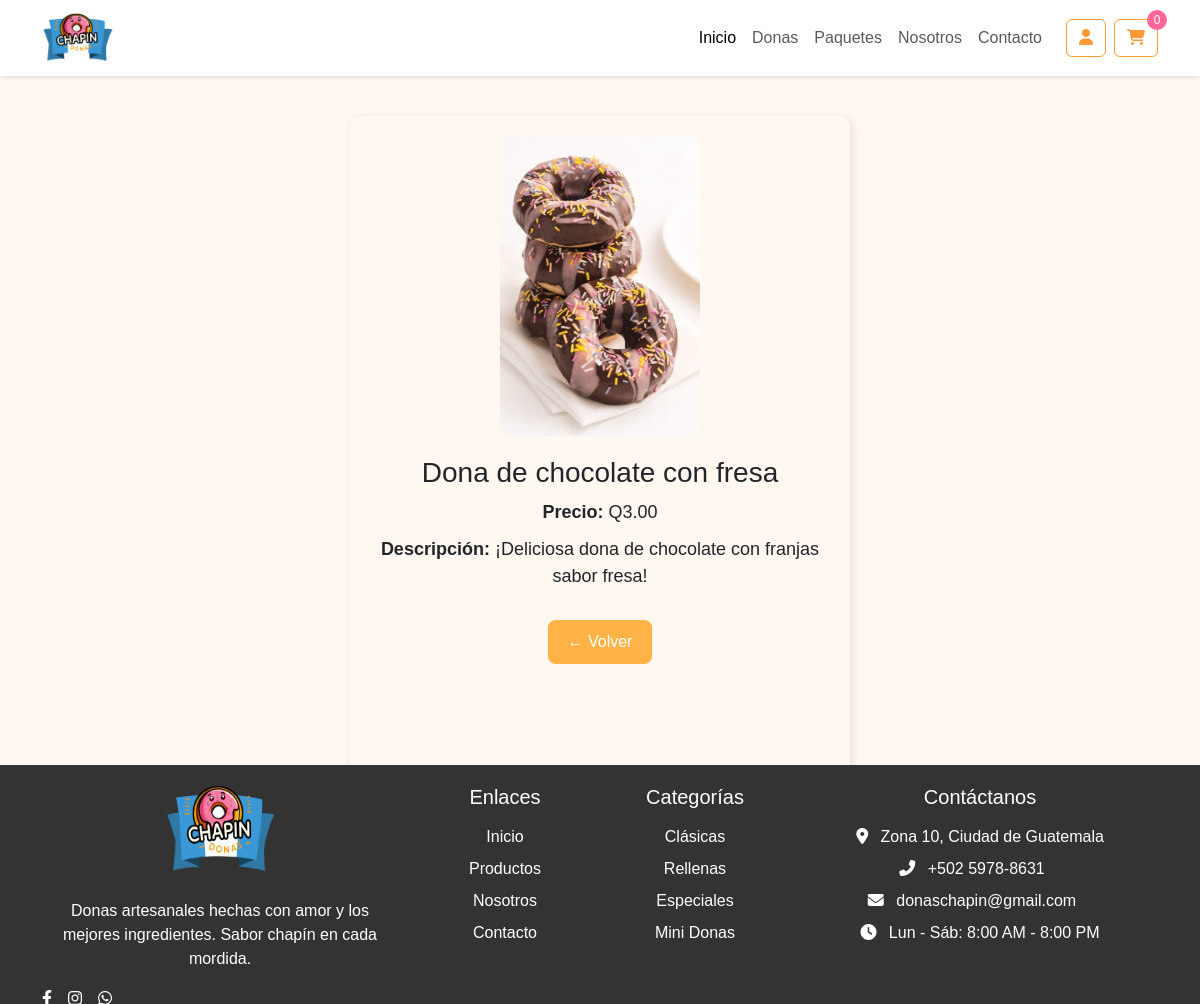
Page /productos/ver_producto.php?id=22 on the committed database.
### tables this page shows
CREATE TABLE `productos` (
  `id` int NOT NULL AUTO_INCREMENT,
  `nombre` varchar(100) NOT NULL,
  `precio` decimal(10,2) NOT NULL,
  `descripcion` text,
  `imagen` varchar(255) DEFAULT NULL,
  PRIMARY KEY (`id`)
);

### productos/ver_producto.php (the view, shortened to what this page needs)
<?php
include '../includes/db.php';
include '../includes/header.php';
$id = intval($_GET['id']);
$query = "SELECT * FROM productos WHERE id = $id";
$resultado = mysqli_query($conexion, $query);
$producto = mysqli_fetch_assoc($resultado);
?>
<!DOCTYPE html>
<html lang="es">
<head>
</head>
<body>
<div class="detalle-producto">
    <img src="../images/img_productos<?php echo $producto['imagen']; ?>" alt="<?php echo $producto['nombre']; ?>">
    <h2><?php echo $producto['nombre']; ?></h2>
    <p><strong>Precio:</strong> Q<?php echo number_format($producto['precio'], 2); ?></p>
    <p><strong>Descripción:</strong> <?php echo nl2br($producto['descripcion']); ?></p>
    <a class="btn-volver" href="index.php">← Volver</a>
</div>
<?php include '../includes/footer.php'; ?>
</body>
</html>

### includes/header.php (style rules this page uses)
:root { --primary-color: #ff9933; --secondary-color: #ff6699; --dark-color: #333333; --light-color: #ffffff; }
body { font-family: 'Poppins', sans-serif; background-color: #fff8f0; }

### productos/ver_producto.php (style rules this page uses)
.detalle-producto { max-width: 500px; margin: 40px auto; padding: 20px; Background: #fff8f1; border-radius: 10px; box-shadow: 2px 2px 10px rgba(0,0,0,0.1); text-align: center; padding-bottom: 300px; }
.detalle-producto img { max-width: 200px; border-radius: 10px; }
.detalle-producto h2 { margin-top: 20px; font-size: 28px; }
.detalle-producto p { font-size: 18px; margin: 10px 0; }
.btn-volver { display: inline-block; margin-top: 20px; background-color: #ffb347; color: white; padding: 10px 20px; border-radius: 8px; text-decoration: none; }

### rows in the picture
productos: imagen (picture), nombre "Dona de chocolate con fresa", precio "3.00", descripcion "¡Deliciosa dona de chocolate con franjas sabor fresa!"
